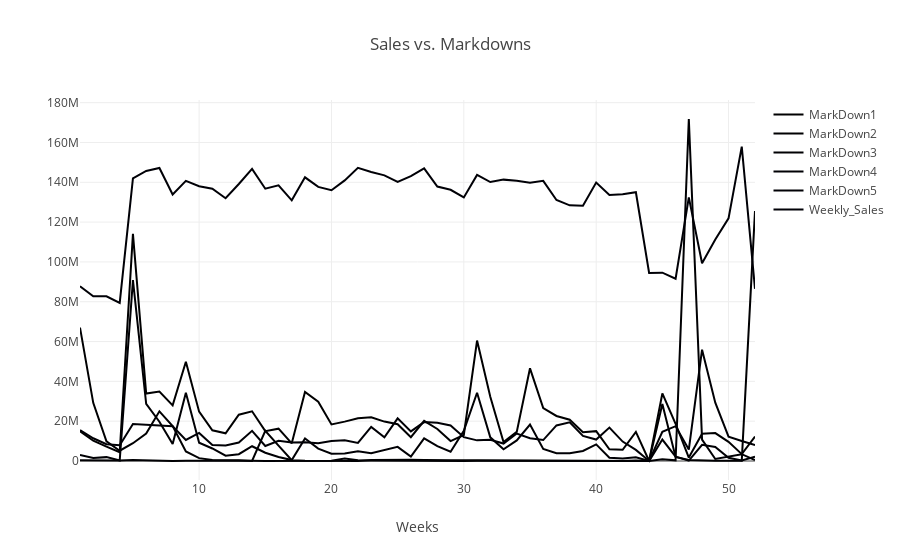

Here is the notebook cell this chart was saved with:
### Code cell
fig = go.Figure()
fig.add_trace(go.Scatter(x = df_weeks.index,
                         y=df_weeks['MarkDown1'], 
                         name='MarkDown1',
                         mode='lines'))
fig.add_trace(go.Scatter(x = df_weeks.index,
                         y=df_weeks['MarkDown2'], 
                         name='MarkDown2',
                         mode='lines'))
fig.add_trace(go.Scatter(x = df_weeks.index,
                         y=df_weeks['MarkDown3'], 
                         name='MarkDown3',
                         mode='lines'))
fig.add_trace(go.Scatter(x = df_weeks.index,
                         y=df_weeks['MarkDown4'], 
                         name='MarkDown4',
                         mode='lines'))
fig.add_trace(go.Scatter(x = df_weeks.index,
                         y=df_weeks['MarkDown5'], 
                         name='MarkDown5',
                         mode='lines'))
fig.add_trace(go.Scatter(x = df_weeks.index,
                         y=df_weeks['Weekly_Sales'], 
                         name='Weekly_Sales',
                         mode='lines'))
fig.update_layout(title="Sales vs. Markdowns", xaxis_title="Weeks")
